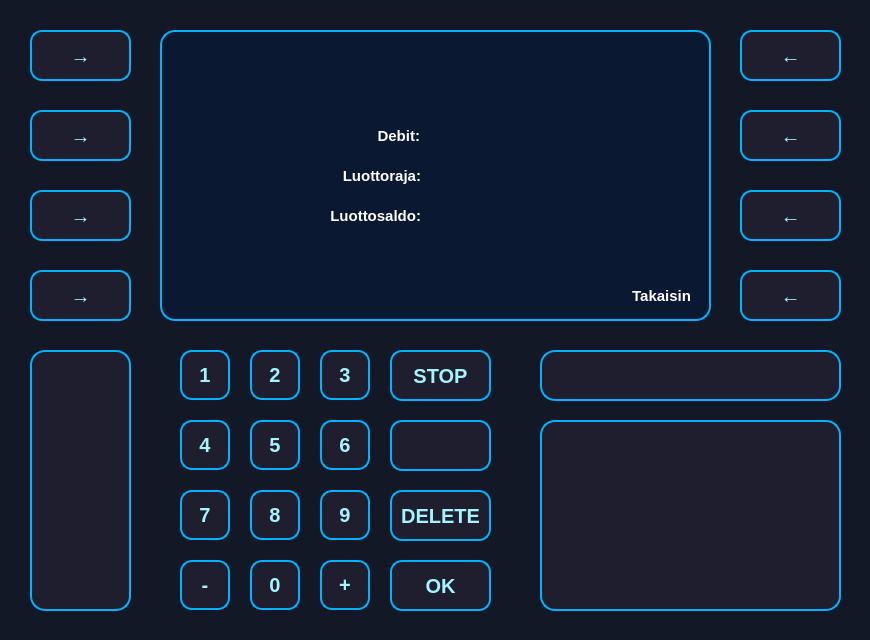
 <widget class="QDialog" name="BalanceWindow">
  <property name="geometry">
   <rect>
    <x>0</x>
    <y>0</y>
    <width>870</width>
    <height>640</height>
   </rect>
  </property>
  <property name="windowTitle">
   <string>Dialog</string>
  </property>
  <property name="styleSheet">
   <string notr="true">QDialog, QWidget {
    background-color: #121826;
}</string>
  </property>
  <widget class="QPushButton" name="btnBack">
   <property name="geometry">
    <rect>
     <x>740</x>
     <y>270</y>
     <width>101</width>
     <height>51</height>
    </rect>
   </property>
   <property name="styleSheet">
    <string notr="true">QPushButton {
    background-color: #1E1E2E;
    color: #A5F3FC;
    font-size: 20px;
    font-weight: bold;
    border: 2px solid #00B2FF;
    border-radius: 12px;
    padding: 10px;
    box-shadow: 0px 4px 10px rgba(0, 178, 255, 0.3);
    transition: all 0.2s ease-in-out;
}

QPushButton:hover {
    background-color: #00B2FF;
    color: #1E1E2E;
    border: 2px solid #A5F3FC;
    box-shadow: 0px 4px 15px rgba(165, 243, 252, 0.6);
    transform: scale(1.05);
}

QPushButton:pressed {
    background-color: #0084C9;
    color: #FFFFFF;
    box-shadow: inset 0px 4px 8px rgba(0, 0, 0, 0.5);
    transform: scale(0.95);
}
</string>
   </property>
   <property name="text">
    <string>←</string>
   </property>
  </widget>
  <widget class="QPushButton" name="btn_5">
   <property name="geometry">
    <rect>
     <x>250</x>
     <y>420</y>
     <width>50</width>
     <height>50</height>
    </rect>
   </property>
   <property name="font">
    <font>
     <pointsize>-1</pointsize>
     <bold>true</bold>
     <kerning>true</kerning>
    </font>
   </property>
   <property name="styleSheet">
    <string notr="true">QPushButton {
    background-color: #1E1E2E;
    color: #A5F3FC;
    font-size: 20px;
    font-weight: bold;
    border: 2px solid #00B2FF;
    border-radius: 12px;
    padding: 10px;
    box-shadow: 0px 4px 10px rgba(0, 178, 255, 0.3);
    transition: all 0.2s ease-in-out;
}

QPushButton:hover {
    background-color: #00B2FF;
    color: #1E1E2E;
    border: 2px solid #A5F3FC;
    box-shadow: 0px 4px 15px rgba(165, 243, 252, 0.6);
    transform: scale(1.05);
}

QPushButton:pressed {
    background-color: #0084C9;
    color: #FFFFFF;
    box-shadow: inset 0px 4px 8px rgba(0, 0, 0, 0.5);
    transform: scale(0.95);
}
</string>
   </property>
   <property name="text">
    <string>5</string>
   </property>
  </widget>
  <widget class="QPushButton" name="btn_2">
   <property name="geometry">
    <rect>
     <x>250</x>
     <y>350</y>
     <width>50</width>
     <height>50</height>
    </rect>
   </property>
   <property name="font">
    <font>
     <pointsize>-1</pointsize>
     <bold>true</bold>
     <kerning>true</kerning>
    </font>
   </property>
   <property name="styleSheet">
    <string notr="true">QPushButton {
    background-color: #1E1E2E;
    color: #A5F3FC;
    font-size: 20px;
    font-weight: bold;
    border: 2px solid #00B2FF;
    border-radius: 12px;
    padding: 10px;
    box-shadow: 0px 4px 10px rgba(0, 178, 255, 0.3);
    transition: all 0.2s ease-in-out;
}

QPushButton:hover {
    background-color: #00B2FF;
    color: #1E1E2E;
    border: 2px solid #A5F3FC;
    box-shadow: 0px 4px 15px rgba(165, 243, 252, 0.6);
    transform: scale(1.05);
}

QPushButton:pressed {
    background-color: #0084C9;
    color: #FFFFFF;
    box-shadow: inset 0px 4px 8px rgba(0, 0, 0, 0.5);
    transform: scale(0.95);
}
</string>
   </property>
   <property name="text">
    <string>2</string>
   </property>
  </widget>
  <widget class="QPushButton" name="btnEmpty">
   <property name="geometry">
    <rect>
     <x>740</x>
     <y>190</y>
     <width>101</width>
     <height>51</height>
    </rect>
   </property>
   <property name="layoutDirection">
    <enum>Qt::LayoutDirection::LeftToRight</enum>
   </property>
   <property name="autoFillBackground">
    <bool>false</bool>
   </property>
   <property name="styleSheet">
    <string notr="true">QPushButton {
    background-color: #1E1E2E;
    color: #A5F3FC;
    font-size: 20px;
    font-weight: bold;
    border: 2px solid #00B2FF;
    border-radius: 12px;
    padding: 10px;
    box-shadow: 0px 4px 10px rgba(0, 178, 255, 0.3);
    transition: all 0.2s ease-in-out;
}

QPushButton:hover {
    background-color: #00B2FF;
    color: #1E1E2E;
    border: 2px solid #A5F3FC;
    box-shadow: 0px 4px 15px rgba(165, 243, 252, 0.6);
    transform: scale(1.05);
}

QPushButton:pressed {
    background-color: #0084C9;
    color: #FFFFFF;
    box-shadow: inset 0px 4px 8px rgba(0, 0, 0, 0.5);
    transform: scale(0.95);
}
</string>
   </property>
   <property name="text">
    <string>←</string>
   </property>
  </widget>
  <widget class="QPushButton" name="btn_6">
   <property name="geometry">
    <rect>
     <x>320</x>
     <y>420</y>
     <width>50</width>
     <height>50</height>
    </rect>
   </property>
   <property name="font">
    <font>
     <pointsize>-1</pointsize>
     <bold>true</bold>
     <kerning>true</kerning>
    </font>
   </property>
   <property name="styleSheet">
    <string notr="true">QPushButton {
    background-color: #1E1E2E;
    color: #A5F3FC;
    font-size: 20px;
    font-weight: bold;
    border: 2px solid #00B2FF;
    border-radius: 12px;
    padding: 10px;
    box-shadow: 0px 4px 10px rgba(0, 178, 255, 0.3);
    transition: all 0.2s ease-in-out;
}

QPushButton:hover {
    background-color: #00B2FF;
    color: #1E1E2E;
    border: 2px solid #A5F3FC;
    box-shadow: 0px 4px 15px rgba(165, 243, 252, 0.6);
    transform: scale(1.05);
}

QPushButton:pressed {
    background-color: #0084C9;
    color: #FFFFFF;
    box-shadow: inset 0px 4px 8px rgba(0, 0, 0, 0.5);
    transform: scale(0.95);
}
</string>
   </property>
   <property name="text">
    <string>6</string>
   </property>
  </widget>
  <widget class="QLabel" name="txtBack">
   <property name="geometry">
    <rect>
     <x>550</x>
     <y>270</y>
     <width>141</width>
     <height>51</height>
    </rect>
   </property>
   <property name="styleSheet">
    <string notr="true">font-size: 15px;
color: white;
font-weight: bold;
background-color: transparent;
text-transform: uppercase;</string>
   </property>
   <property name="text">
    <string>Takaisin</string>
   </property>
   <property name="alignment">
    <set>Qt::AlignmentFlag::AlignRight|Qt::AlignmentFlag::AlignTrailing|Qt::AlignmentFlag::AlignVCenter</set>
   </property>
  </widget>
  <widget class="QPushButton" name="btn_14">
   <property name="geometry">
    <rect>
     <x>390</x>
     <y>490</y>
     <width>101</width>
     <height>51</height>
    </rect>
   </property>
   <property name="font">
    <font>
     <pointsize>-1</pointsize>
     <bold>true</bold>
     <kerning>true</kerning>
    </font>
   </property>
   <property name="styleSheet">
    <string notr="true">QPushButton {
    background-color: #1E1E2E;
    color: #A5F3FC;
    font-size: 20px;
    font-weight: bold;
    border: 2px solid #00B2FF;
    border-radius: 12px;
    padding: 10px;
    box-shadow: 0px 4px 10px rgba(0, 178, 255, 0.3);
    transition: all 0.2s ease-in-out;
}

QPushButton:hover {
    background-color: #00B2FF;
    color: #1E1E2E;
    border: 2px solid #A5F3FC;
    box-shadow: 0px 4px 15px rgba(165, 243, 252, 0.6);
    transform: scale(1.05);
}

QPushButton:pressed {
    background-color: #0084C9;
    color: #FFFFFF;
    box-shadow: inset 0px 4px 8px rgba(0, 0, 0, 0.5);
    transform: scale(0.95);
}
</string>
   </property>
   <property name="text">
    <string>DELETE</string>
   </property>
  </widget>
  <widget class="QLabel" name="cardSlotBorder">
   <property name="geometry">
    <rect>
     <x>570</x>
     <y>509</y>
     <width>241</width>
     <height>71</height>
    </rect>
   </property>
   <property name="styleSheet">
    <string notr="true">QLabel#cardSlotBorder {
	font-size: 15px;
	color: #0084C9;
	font-weight: bold;
    background-color: #0A1931;
    border: 2px solid #0084C9;
    border-radius: 10px;
    min-width: 140px;
    min-height: 20px;
}

</string>
   </property>
   <property name="text">
    <string>---------------------------------------</string>
   </property>
   <property name="alignment">
    <set>Qt::AlignmentFlag::AlignCenter</set>
   </property>
  </widget>
  <widget class="QPushButton" name="btn_11">
   <property name="geometry">
    <rect>
     <x>180</x>
     <y>560</y>
     <width>50</width>
     <height>50</height>
    </rect>
   </property>
   <property name="font">
    <font>
     <pointsize>-1</pointsize>
     <bold>true</bold>
     <kerning>true</kerning>
    </font>
   </property>
   <property name="styleSheet">
    <string notr="true">QPushButton {
    background-color: #1E1E2E;
    color: #A5F3FC;
    font-size: 20px;
    font-weight: bold;
    border: 2px solid #00B2FF;
    border-radius: 12px;
    padding: 10px;
    box-shadow: 0px 4px 10px rgba(0, 178, 255, 0.3);
    transition: all 0.2s ease-in-out;
}

QPushButton:hover {
    background-color: #00B2FF;
    color: #1E1E2E;
    border: 2px solid #A5F3FC;
    box-shadow: 0px 4px 15px rgba(165, 243, 252, 0.6);
    transform: scale(1.05);
}

QPushButton:pressed {
    background-color: #0084C9;
    color: #FFFFFF;
    box-shadow: inset 0px 4px 8px rgba(0, 0, 0, 0.5);
    transform: scale(0.95);
}
</string>
   </property>
   <property name="text">
    <string>-</string>
   </property>
  </widget>
  <widget class="QLabel" name="cardArrow">
   <property name="geometry">
    <rect>
     <x>570</x>
     <y>430</y>
     <width>241</width>
     <height>71</height>
    </rect>
   </property>
   <property name="styleSheet">
    <string notr="true">QLabel#cardArrow {
    font-size: 30px;
    color: #00B2FF;
    font-weight: bold;
    text-align: center;
    min-width: 30px;
    min-height: 30px;
	background-color: transparent;
}
</string>
   </property>
   <property name="text">
    <string>↓ ↓ ↓ ↓ ↓ ↓ ↓</string>
   </property>
   <property name="alignment">
    <set>Qt::AlignmentFlag::AlignCenter</set>
   </property>
  </widget>
  <widget class="QLabel" name="cardSlot_3">
   <property name="geometry">
    <rect>
     <x>30</x>
     <y>350</y>
     <width>101</width>
     <height>261</height>
    </rect>
   </property>
   <property name="styleSheet">
    <string notr="true">QLabel#cardSlot_3 {
    background-color: #1E1E2E;
    border: 2px solid #00B2FF;
    border-radius: 15px;
    text-align: center;
    color: #A5F3FC;
    font-size: 16px;
    font-weight: bold;
    box-shadow: inset 0px 5px 10px rgba(0, 0, 0, 0.6);
}
</string>
   </property>
   <property name="text">
    <string/>
   </property>
  </widget>
  <widget class="QPushButton" name="btn_15">
   <property name="geometry">
    <rect>
     <x>390</x>
     <y>420</y>
     <width>101</width>
     <height>51</height>
    </rect>
   </property>
   <property name="font">
    <font>
     <pointsize>-1</pointsize>
     <bold>true</bold>
     <kerning>true</kerning>
    </font>
   </property>
   <property name="styleSheet">
    <string notr="true">QPushButton {
    background-color: #1E1E2E;
    color: #A5F3FC;
    font-size: 20px;
    font-weight: bold;
    border: 2px solid #00B2FF;
    border-radius: 12px;
    padding: 10px;
    box-shadow: 0px 4px 10px rgba(0, 178, 255, 0.3);
    transition: all 0.2s ease-in-out;
}

QPushButton:hover {
    background-color: #00B2FF;
    color: #1E1E2E;
    border: 2px solid #A5F3FC;
    box-shadow: 0px 4px 15px rgba(165, 243, 252, 0.6);
    transform: scale(1.05);
}

QPushButton:pressed {
    background-color: #0084C9;
    color: #FFFFFF;
    box-shadow: inset 0px 4px 8px rgba(0, 0, 0, 0.5);
    transform: scale(0.95);
}
</string>
   </property>
   <property name="text">
    <string/>
   </property>
  </widget>
  <widget class="QPushButton" name="btn_8">
   <property name="geometry">
    <rect>
     <x>250</x>
     <y>490</y>
     <width>50</width>
     <height>50</height>
    </rect>
   </property>
   <property name="font">
    <font>
     <pointsize>-1</pointsize>
     <bold>true</bold>
     <kerning>true</kerning>
    </font>
   </property>
   <property name="styleSheet">
    <string notr="true">QPushButton {
    background-color: #1E1E2E;
    color: #A5F3FC;
    font-size: 20px;
    font-weight: bold;
    border: 2px solid #00B2FF;
    border-radius: 12px;
    padding: 10px;
    box-shadow: 0px 4px 10px rgba(0, 178, 255, 0.3);
    transition: all 0.2s ease-in-out;
}

QPushButton:hover {
    background-color: #00B2FF;
    color: #1E1E2E;
    border: 2px solid #A5F3FC;
    box-shadow: 0px 4px 15px rgba(165, 243, 252, 0.6);
    transform: scale(1.05);
}

QPushButton:pressed {
    background-color: #0084C9;
    color: #FFFFFF;
    box-shadow: inset 0px 4px 8px rgba(0, 0, 0, 0.5);
    transform: scale(0.95);
}
</string>
   </property>
   <property name="text">
    <string>8</string>
   </property>
  </widget>
  <widget class="QPushButton" name="btn_7">
   <property name="geometry">
    <rect>
     <x>180</x>
     <y>490</y>
     <width>50</width>
     <height>50</height>
    </rect>
   </property>
   <property name="font">
    <font>
     <pointsize>-1</pointsize>
     <bold>true</bold>
     <kerning>true</kerning>
    </font>
   </property>
   <property name="styleSheet">
    <string notr="true">QPushButton {
    background-color: #1E1E2E;
    color: #A5F3FC;
    font-size: 20px;
    font-weight: bold;
    border: 2px solid #00B2FF;
    border-radius: 12px;
    padding: 10px;
    box-shadow: 0px 4px 10px rgba(0, 178, 255, 0.3);
    transition: all 0.2s ease-in-out;
}

QPushButton:hover {
    background-color: #00B2FF;
    color: #1E1E2E;
    border: 2px solid #A5F3FC;
    box-shadow: 0px 4px 15px rgba(165, 243, 252, 0.6);
    transform: scale(1.05);
}

QPushButton:pressed {
    background-color: #0084C9;
    color: #FFFFFF;
    box-shadow: inset 0px 4px 8px rgba(0, 0, 0, 0.5);
    transform: scale(0.95);
}
</string>
   </property>
   <property name="text">
    <string>7</string>
   </property>
  </widget>
  <widget class="QPushButton" name="btn_9">
   <property name="geometry">
    <rect>
     <x>320</x>
     <y>490</y>
     <width>50</width>
     <height>50</height>
    </rect>
   </property>
   <property name="font">
    <font>
     <pointsize>-1</pointsize>
     <bold>true</bold>
     <kerning>true</kerning>
    </font>
   </property>
   <property name="styleSheet">
    <string notr="true">QPushButton {
    background-color: #1E1E2E;
    color: #A5F3FC;
    font-size: 20px;
    font-weight: bold;
    border: 2px solid #00B2FF;
    border-radius: 12px;
    padding: 10px;
    box-shadow: 0px 4px 10px rgba(0, 178, 255, 0.3);
    transition: all 0.2s ease-in-out;
}

QPushButton:hover {
    background-color: #00B2FF;
    color: #1E1E2E;
    border: 2px solid #A5F3FC;
    box-shadow: 0px 4px 15px rgba(165, 243, 252, 0.6);
    transform: scale(1.05);
}

QPushButton:pressed {
    background-color: #0084C9;
    color: #FFFFFF;
    box-shadow: inset 0px 4px 8px rgba(0, 0, 0, 0.5);
    transform: scale(0.95);
}
</string>
   </property>
   <property name="text">
    <string>9</string>
   </property>
  </widget>
  <widget class="QPushButton" name="btnBack_2">
   <property name="geometry">
    <rect>
     <x>390</x>
     <y>350</y>
     <width>101</width>
     <height>51</height>
    </rect>
   </property>
   <property name="styleSheet">
    <string notr="true">QPushButton {
    background-color: #1E1E2E;
    color: #A5F3FC;
    font-size: 20px;
    font-weight: bold;
    border: 2px solid #00B2FF;
    border-radius: 12px;
    padding: 10px;
    box-shadow: 0px 4px 10px rgba(0, 178, 255, 0.3);
    transition: all 0.2s ease-in-out;
}

QPushButton:hover {
    background-color: #00B2FF;
    color: #1E1E2E;
    border: 2px solid #A5F3FC;
    box-shadow: 0px 4px 15px rgba(165, 243, 252, 0.6);
    transform: scale(1.05);
}

QPushButton:pressed {
    background-color: #0084C9;
    color: #FFFFFF;
    box-shadow: inset 0px 4px 8px rgba(0, 0, 0, 0.5);
    transform: scale(0.95);
}
</string>
   </property>
   <property name="text">
    <string>STOP</string>
   </property>
  </widget>
  <widget class="QPushButton" name="btnOK">
   <property name="geometry">
    <rect>
     <x>390</x>
     <y>560</y>
     <width>101</width>
     <height>51</height>
    </rect>
   </property>
   <property name="layoutDirection">
    <enum>Qt::LayoutDirection::LeftToRight</enum>
   </property>
   <property name="styleSheet">
    <string notr="true">QPushButton {
    background-color: #1E1E2E;
    color: #A5F3FC;
    font-size: 20px;
    font-weight: bold;
    border: 2px solid #00B2FF;
    border-radius: 12px;
    padding: 10px;
    box-shadow: 0px 4px 10px rgba(0, 178, 255, 0.3);
    transition: all 0.2s ease-in-out;
}

QPushButton:hover {
    background-color: #00B2FF;
    color: #1E1E2E;
    border: 2px solid #A5F3FC;
    box-shadow: 0px 4px 15px rgba(165, 243, 252, 0.6);
    transform: scale(1.05);
}

QPushButton:pressed {
    background-color: #0084C9;
    color: #FFFFFF;
    box-shadow: inset 0px 4px 8px rgba(0, 0, 0, 0.5);
    transform: scale(0.95);
}
</string>
   </property>
   <property name="text">
    <string>OK</string>
   </property>
  </widget>
  <widget class="QLabel" name="cardSlot">
   <property name="geometry">
    <rect>
     <x>540</x>
     <y>420</y>
     <width>301</width>
     <height>191</height>
    </rect>
   </property>
   <property name="styleSheet">
    <string notr="true">QLabel#cardSlot {
    background-color: #1E1E2E;
    border: 2px solid #00B2FF;
    border-radius: 15px;
    min-width: 160px;
    min-height: 60px;
    text-align: center;
    color: #A5F3FC;
    font-size: 16px;
    font-weight: bold;
    box-shadow: inset 0px 5px 10px rgba(0, 0, 0, 0.6);
}
</string>
   </property>
   <property name="text">
    <string/>
   </property>
  </widget>
  <widget class="QPushButton" name="btn_0">
   <property name="geometry">
    <rect>
     <x>250</x>
     <y>560</y>
     <width>50</width>
     <height>50</height>
    </rect>
   </property>
   <property name="font">
    <font>
     <pointsize>-1</pointsize>
     <bold>true</bold>
     <kerning>true</kerning>
    </font>
   </property>
   <property name="styleSheet">
    <string notr="true">QPushButton {
    background-color: #1E1E2E;
    color: #A5F3FC;
    font-size: 20px;
    font-weight: bold;
    border: 2px solid #00B2FF;
    border-radius: 12px;
    padding: 10px;
    box-shadow: 0px 4px 10px rgba(0, 178, 255, 0.3);
    transition: all 0.2s ease-in-out;
}

QPushButton:hover {
    background-color: #00B2FF;
    color: #1E1E2E;
    border: 2px solid #A5F3FC;
    box-shadow: 0px 4px 15px rgba(165, 243, 252, 0.6);
    transform: scale(1.05);
}

QPushButton:pressed {
    background-color: #0084C9;
    color: #FFFFFF;
    box-shadow: inset 0px 4px 8px rgba(0, 0, 0, 0.5);
    transform: scale(0.95);
}
</string>
   </property>
   <property name="text">
    <string>0</string>
   </property>
  </widget>
  <widget class="QListWidget" name="listWidget">
   <property name="geometry">
    <rect>
     <x>160</x>
     <y>30</y>
     <width>551</width>
     <height>291</height>
    </rect>
   </property>
   <property name="styleSheet">
    <string notr="true">QListWidget {
    background-color: #0A1931;
    border: 2px solid #00B2FF;
    border-radius: 15px;
    padding: 10px;
    color: #A5F3FC;
    font-size: 18px;
    font-weight: bold;
}
</string>
   </property>
  </widget>
  <widget class="QPushButton" name="btn_4">
   <property name="geometry">
    <rect>
     <x>180</x>
     <y>420</y>
     <width>50</width>
     <height>50</height>
    </rect>
   </property>
   <property name="font">
    <font>
     <pointsize>-1</pointsize>
     <bold>true</bold>
     <kerning>true</kerning>
    </font>
   </property>
   <property name="styleSheet">
    <string notr="true">QPushButton {
    background-color: #1E1E2E;
    color: #A5F3FC;
    font-size: 20px;
    font-weight: bold;
    border: 2px solid #00B2FF;
    border-radius: 12px;
    padding: 10px;
    box-shadow: 0px 4px 10px rgba(0, 178, 255, 0.3);
    transition: all 0.2s ease-in-out;
}

QPushButton:hover {
    background-color: #00B2FF;
    color: #1E1E2E;
    border: 2px solid #A5F3FC;
    box-shadow: 0px 4px 15px rgba(165, 243, 252, 0.6);
    transform: scale(1.05);
}

QPushButton:pressed {
    background-color: #0084C9;
    color: #FFFFFF;
    box-shadow: inset 0px 4px 8px rgba(0, 0, 0, 0.5);
    transform: scale(0.95);
}
</string>
   </property>
   <property name="text">
    <string>4</string>
   </property>
  </widget>
  <widget class="QLabel" name="cardSlot_2">
   <property name="geometry">
    <rect>
     <x>540</x>
     <y>350</y>
     <width>301</width>
     <height>51</height>
    </rect>
   </property>
   <property name="styleSheet">
    <string notr="true">QLabel#cardSlot_2 {
    background-color: #1E1E2E;
    border: 2px solid #00B2FF;
    border-radius: 15px;
    text-align: center;
    color: #A5F3FC;
    font-size: 16px;
    font-weight: bold;
    box-shadow: inset 0px 5px 10px rgba(0, 0, 0, 0.6);
}
</string>
   </property>
   <property name="text">
    <string/>
   </property>
  </widget>
  <widget class="QPushButton" name="btn_10">
   <property name="geometry">
    <rect>
     <x>320</x>
     <y>560</y>
     <width>50</width>
     <height>50</height>
    </rect>
   </property>
   <property name="font">
    <font>
     <pointsize>-1</pointsize>
     <bold>true</bold>
     <kerning>true</kerning>
    </font>
   </property>
   <property name="styleSheet">
    <string notr="true">QPushButton {
    background-color: #1E1E2E;
    color: #A5F3FC;
    font-size: 20px;
    font-weight: bold;
    border: 2px solid #00B2FF;
    border-radius: 12px;
    padding: 10px;
    box-shadow: 0px 4px 10px rgba(0, 178, 255, 0.3);
    transition: all 0.2s ease-in-out;
}

QPushButton:hover {
    background-color: #00B2FF;
    color: #1E1E2E;
    border: 2px solid #A5F3FC;
    box-shadow: 0px 4px 15px rgba(165, 243, 252, 0.6);
    transform: scale(1.05);
}

QPushButton:pressed {
    background-color: #0084C9;
    color: #FFFFFF;
    box-shadow: inset 0px 4px 8px rgba(0, 0, 0, 0.5);
    transform: scale(0.95);
}
</string>
   </property>
   <property name="text">
    <string>+</string>
   </property>
  </widget>
  <widget class="QPushButton" name="btn_3">
   <property name="geometry">
    <rect>
     <x>320</x>
     <y>350</y>
     <width>50</width>
     <height>50</height>
    </rect>
   </property>
   <property name="font">
    <font>
     <pointsize>-1</pointsize>
     <bold>true</bold>
     <kerning>true</kerning>
    </font>
   </property>
   <property name="styleSheet">
    <string notr="true">QPushButton {
    background-color: #1E1E2E;
    color: #A5F3FC;
    font-size: 20px;
    font-weight: bold;
    border: 2px solid #00B2FF;
    border-radius: 12px;
    padding: 10px;
    box-shadow: 0px 4px 10px rgba(0, 178, 255, 0.3);
    transition: all 0.2s ease-in-out;
}

QPushButton:hover {
    background-color: #00B2FF;
    color: #1E1E2E;
    border: 2px solid #A5F3FC;
    box-shadow: 0px 4px 15px rgba(165, 243, 252, 0.6);
    transform: scale(1.05);
}

QPushButton:pressed {
    background-color: #0084C9;
    color: #FFFFFF;
    box-shadow: inset 0px 4px 8px rgba(0, 0, 0, 0.5);
    transform: scale(0.95);
}
</string>
   </property>
   <property name="text">
    <string>3</string>
   </property>
  </widget>
  <widget class="QPushButton" name="btn_1">
   <property name="geometry">
    <rect>
     <x>180</x>
     <y>350</y>
     <width>50</width>
     <height>50</height>
    </rect>
   </property>
   <property name="font">
    <font>
     <pointsize>-1</pointsize>
     <bold>true</bold>
     <kerning>true</kerning>
    </font>
   </property>
   <property name="styleSheet">
    <string notr="true">QPushButton {
    background-color: #1E1E2E;
    color: #A5F3FC;
    font-size: 20px;
    font-weight: bold;
    border: 2px solid #00B2FF;
    border-radius: 12px;
    padding: 10px;
    box-shadow: 0px 4px 10px rgba(0, 178, 255, 0.3);
    transition: all 0.2s ease-in-out;
}

QPushButton:hover {
    background-color: #00B2FF;
    color: #1E1E2E;
    border: 2px solid #A5F3FC;
    box-shadow: 0px 4px 15px rgba(165, 243, 252, 0.6);
    transform: scale(1.05);
}

QPushButton:pressed {
    background-color: #0084C9;
    color: #FFFFFF;
    box-shadow: inset 0px 4px 8px rgba(0, 0, 0, 0.5);
    transform: scale(0.95);
}
</string>
   </property>
   <property name="text">
    <string>1</string>
   </property>
  </widget>
  <widget class="QLabel" name="txtDebit">
   <property name="geometry">
    <rect>
     <x>340</x>
     <y>110</y>
     <width>80</width>
     <height>51</height>
    </rect>
   </property>
   <property name="styleSheet">
    <string notr="true">font-size: 15px;
color: white;
font-weight: bold;
background-color: transparent;
text-transform: uppercase;</string>
   </property>
   <property name="text">
    <string>Debit:</string>
   </property>
   <property name="alignment">
    <set>Qt::AlignmentFlag::AlignRight|Qt::AlignmentFlag::AlignTrailing|Qt::AlignmentFlag::AlignVCenter</set>
   </property>
  </widget>
  <widget class="QPushButton" name="btnEmpty_2">
   <property name="geometry">
    <rect>
     <x>740</x>
     <y>110</y>
     <width>101</width>
     <height>51</height>
    </rect>
   </property>
   <property name="layoutDirection">
    <enum>Qt::LayoutDirection::LeftToRight</enum>
   </property>
   <property name="autoFillBackground">
    <bool>false</bool>
   </property>
   <property name="styleSheet">
    <string notr="true">QPushButton {
    background-color: #1E1E2E;
    color: #A5F3FC;
    font-size: 20px;
    font-weight: bold;
    border: 2px solid #00B2FF;
    border-radius: 12px;
    padding: 10px;
    box-shadow: 0px 4px 10px rgba(0, 178, 255, 0.3);
    transition: all 0.2s ease-in-out;
}

QPushButton:hover {
    background-color: #00B2FF;
    color: #1E1E2E;
    border: 2px solid #A5F3FC;
    box-shadow: 0px 4px 15px rgba(165, 243, 252, 0.6);
    transform: scale(1.05);
}

QPushButton:pressed {
    background-color: #0084C9;
    color: #FFFFFF;
    box-shadow: inset 0px 4px 8px rgba(0, 0, 0, 0.5);
    transform: scale(0.95);
}
</string>
   </property>
   <property name="text">
    <string>←</string>
   </property>
  </widget>
  <widget class="QPushButton" name="btnEmpty_3">
   <property name="geometry">
    <rect>
     <x>740</x>
     <y>30</y>
     <width>101</width>
     <height>51</height>
    </rect>
   </property>
   <property name="layoutDirection">
    <enum>Qt::LayoutDirection::LeftToRight</enum>
   </property>
   <property name="autoFillBackground">
    <bool>false</bool>
   </property>
   <property name="styleSheet">
    <string notr="true">QPushButton {
    background-color: #1E1E2E;
    color: #A5F3FC;
    font-size: 20px;
    font-weight: bold;
    border: 2px solid #00B2FF;
    border-radius: 12px;
    padding: 10px;
    box-shadow: 0px 4px 10px rgba(0, 178, 255, 0.3);
    transition: all 0.2s ease-in-out;
}

QPushButton:hover {
    background-color: #00B2FF;
    color: #1E1E2E;
    border: 2px solid #A5F3FC;
    box-shadow: 0px 4px 15px rgba(165, 243, 252, 0.6);
    transform: scale(1.05);
}

QPushButton:pressed {
    background-color: #0084C9;
    color: #FFFFFF;
    box-shadow: inset 0px 4px 8px rgba(0, 0, 0, 0.5);
    transform: scale(0.95);
}
</string>
   </property>
   <property name="text">
    <string>←</string>
   </property>
  </widget>
  <widget class="QPushButton" name="btnEmpty_4">
   <property name="geometry">
    <rect>
     <x>30</x>
     <y>30</y>
     <width>101</width>
     <height>51</height>
    </rect>
   </property>
   <property name="layoutDirection">
    <enum>Qt::LayoutDirection::LeftToRight</enum>
   </property>
   <property name="autoFillBackground">
    <bool>false</bool>
   </property>
   <property name="styleSheet">
    <string notr="true">QPushButton {
    background-color: #1E1E2E;
    color: #A5F3FC;
    font-size: 20px;
    font-weight: bold;
    border: 2px solid #00B2FF;
    border-radius: 12px;
    padding: 10px;
    box-shadow: 0px 4px 10px rgba(0, 178, 255, 0.3);
    transition: all 0.2s ease-in-out;
}

QPushButton:hover {
    background-color: #00B2FF;
    color: #1E1E2E;
    border: 2px solid #A5F3FC;
    box-shadow: 0px 4px 15px rgba(165, 243, 252, 0.6);
    transform: scale(1.05);
}

QPushButton:pressed {
    background-color: #0084C9;
    color: #FFFFFF;
    box-shadow: inset 0px 4px 8px rgba(0, 0, 0, 0.5);
    transform: scale(0.95);
}
</string>
   </property>
   <property name="text">
    <string>→</string>
   </property>
  </widget>
  <widget class="QPushButton" name="btnEmpty_5">
   <property name="geometry">
    <rect>
     <x>30</x>
     <y>110</y>
     <width>101</width>
     <height>51</height>
    </rect>
   </property>
   <property name="layoutDirection">
    <enum>Qt::LayoutDirection::LeftToRight</enum>
   </property>
   <property name="autoFillBackground">
    <bool>false</bool>
   </property>
   <property name="styleSheet">
    <string notr="true">QPushButton {
    background-color: #1E1E2E;
    color: #A5F3FC;
    font-size: 20px;
    font-weight: bold;
    border: 2px solid #00B2FF;
    border-radius: 12px;
    padding: 10px;
    box-shadow: 0px 4px 10px rgba(0, 178, 255, 0.3);
    transition: all 0.2s ease-in-out;
}

QPushButton:hover {
    background-color: #00B2FF;
    color: #1E1E2E;
    border: 2px solid #A5F3FC;
    box-shadow: 0px 4px 15px rgba(165, 243, 252, 0.6);
    transform: scale(1.05);
}

QPushButton:pressed {
    background-color: #0084C9;
    color: #FFFFFF;
    box-shadow: inset 0px 4px 8px rgba(0, 0, 0, 0.5);
    transform: scale(0.95);
}
</string>
   </property>
   <property name="text">
    <string>→</string>
   </property>
  </widget>
  <widget class="QPushButton" name="btnEmpty_6">
   <property name="geometry">
    <rect>
     <x>30</x>
     <y>190</y>
     <width>101</width>
     <height>51</height>
    </rect>
   </property>
   <property name="layoutDirection">
    <enum>Qt::LayoutDirection::LeftToRight</enum>
   </property>
   <property name="autoFillBackground">
    <bool>false</bool>
   </property>
   <property name="styleSheet">
    <string notr="true">QPushButton {
    background-color: #1E1E2E;
    color: #A5F3FC;
    font-size: 20px;
    font-weight: bold;
    border: 2px solid #00B2FF;
    border-radius: 12px;
    padding: 10px;
    box-shadow: 0px 4px 10px rgba(0, 178, 255, 0.3);
    transition: all 0.2s ease-in-out;
}

QPushButton:hover {
    background-color: #00B2FF;
    color: #1E1E2E;
    border: 2px solid #A5F3FC;
    box-shadow: 0px 4px 15px rgba(165, 243, 252, 0.6);
    transform: scale(1.05);
}

QPushButton:pressed {
    background-color: #0084C9;
    color: #FFFFFF;
    box-shadow: inset 0px 4px 8px rgba(0, 0, 0, 0.5);
    transform: scale(0.95);
}
</string>
   </property>
   <property name="text">
    <string>→</string>
   </property>
  </widget>
  <widget class="QPushButton" name="btnEmpty_7">
   <property name="geometry">
    <rect>
     <x>30</x>
     <y>270</y>
     <width>101</width>
     <height>51</height>
    </rect>
   </property>
   <property name="layoutDirection">
    <enum>Qt::LayoutDirection::LeftToRight</enum>
   </property>
   <property name="autoFillBackground">
    <bool>false</bool>
   </property>
   <property name="styleSheet">
    <string notr="true">QPushButton {
    background-color: #1E1E2E;
    color: #A5F3FC;
    font-size: 20px;
    font-weight: bold;
    border: 2px solid #00B2FF;
    border-radius: 12px;
    padding: 10px;
    box-shadow: 0px 4px 10px rgba(0, 178, 255, 0.3);
    transition: all 0.2s ease-in-out;
}

QPushButton:hover {
    background-color: #00B2FF;
    color: #1E1E2E;
    border: 2px solid #A5F3FC;
    box-shadow: 0px 4px 15px rgba(165, 243, 252, 0.6);
    transform: scale(1.05);
}

QPushButton:pressed {
    background-color: #0084C9;
    color: #FFFFFF;
    box-shadow: inset 0px 4px 8px rgba(0, 0, 0, 0.5);
    transform: scale(0.95);
}
</string>
   </property>
   <property name="text">
    <string>→</string>
   </property>
  </widget>
  <widget class="QLabel" name="txtCredit">
   <property name="geometry">
    <rect>
     <x>220</x>
     <y>190</y>
     <width>201</width>
     <height>51</height>
    </rect>
   </property>
   <property name="styleSheet">
    <string notr="true">font-size: 15px;
color: white;
font-weight: bold;
background-color: transparent;
text-transform: uppercase;</string>
   </property>
   <property name="text">
    <string>Luottosaldo:</string>
   </property>
   <property name="alignment">
    <set>Qt::AlignmentFlag::AlignRight|Qt::AlignmentFlag::AlignTrailing|Qt::AlignmentFlag::AlignVCenter</set>
   </property>
  </widget>
  <widget class="QLabel" name="balanceDebit">
   <property name="geometry">
    <rect>
     <x>460</x>
     <y>120</y>
     <width>250</width>
     <height>31</height>
    </rect>
   </property>
   <property name="styleSheet">
    <string notr="true">font-size: 15px;
color: white;
font-weight: bold;
background-color: transparent;
text-transform: uppercase;</string>
   </property>
   <property name="text">
    <string/>
   </property>
   <property name="alignment">
    <set>Qt::AlignmentFlag::AlignLeading|Qt::AlignmentFlag::AlignLeft|Qt::AlignmentFlag::AlignVCenter</set>
   </property>
  </widget>
  <widget class="QLabel" name="balanceCredit">
   <property name="geometry">
    <rect>
     <x>460</x>
     <y>200</y>
     <width>250</width>
     <height>31</height>
    </rect>
   </property>
   <property name="styleSheet">
    <string notr="true">font-size: 15px;
color: white;
font-weight: bold;
background-color: transparent;
text-transform: uppercase;</string>
   </property>
   <property name="text">
    <string/>
   </property>
  </widget>
  <widget class="QLabel" name="balanceCreditLimit">
   <property name="geometry">
    <rect>
     <x>460</x>
     <y>160</y>
     <width>250</width>
     <height>31</height>
    </rect>
   </property>
   <property name="styleSheet">
    <string notr="true">font-size: 15px;
color: white;
font-weight: bold;
background-color: transparent;
text-transform: uppercase;</string>
   </property>
   <property name="text">
    <string/>
   </property>
  </widget>
  <widget class="QLabel" name="txtCredit_2">
   <property name="geometry">
    <rect>
     <x>220</x>
     <y>150</y>
     <width>201</width>
     <height>51</height>
    </rect>
   </property>
   <property name="styleSheet">
    <string notr="true">font-size: 15px;
color: white;
font-weight: bold;
background-color: transparent;
text-transform: uppercase;</string>
   </property>
   <property name="text">
    <string>Luottoraja:</string>
   </property>
   <property name="alignment">
    <set>Qt::AlignmentFlag::AlignRight|Qt::AlignmentFlag::AlignTrailing|Qt::AlignmentFlag::AlignVCenter</set>
   </property>
  </widget>
  <zorder>listWidget</zorder>
  <zorder>btnBack</zorder>
  <zorder>btn_5</zorder>
  <zorder>btn_2</zorder>
  <zorder>btnEmpty</zorder>
  <zorder>btn_6</zorder>
  <zorder>txtBack</zorder>
  <zorder>btn_14</zorder>
  <zorder>cardSlotBorder</zorder>
  <zorder>btn_11</zorder>
  <zorder>cardArrow</zorder>
  <zorder>cardSlot_3</zorder>
  <zorder>btn_15</zorder>
  <zorder>btn_8</zorder>
  <zorder>btn_7</zorder>
  <zorder>btn_9</zorder>
  <zorder>btnBack_2</zorder>
  <zorder>btnOK</zorder>
  <zorder>cardSlot</zorder>
  <zorder>btn_0</zorder>
  <zorder>btn_4</zorder>
  <zorder>cardSlot_2</zorder>
  <zorder>btn_10</zorder>
  <zorder>btn_3</zorder>
  <zorder>btn_1</zorder>
  <zorder>txtDebit</zorder>
  <zorder>btnEmpty_2</zorder>
  <zorder>btnEmpty_3</zorder>
  <zorder>btnEmpty_4</zorder>
  <zorder>btnEmpty_5</zorder>
  <zorder>btnEmpty_6</zorder>
  <zorder>btnEmpty_7</zorder>
  <zorder>txtCredit</zorder>
  <zorder>balanceDebit</zorder>
  <zorder>balanceCredit</zorder>
  <zorder>balanceCreditLimit</zorder>
  <zorder>txtCredit_2</zorder>
 </widget>
